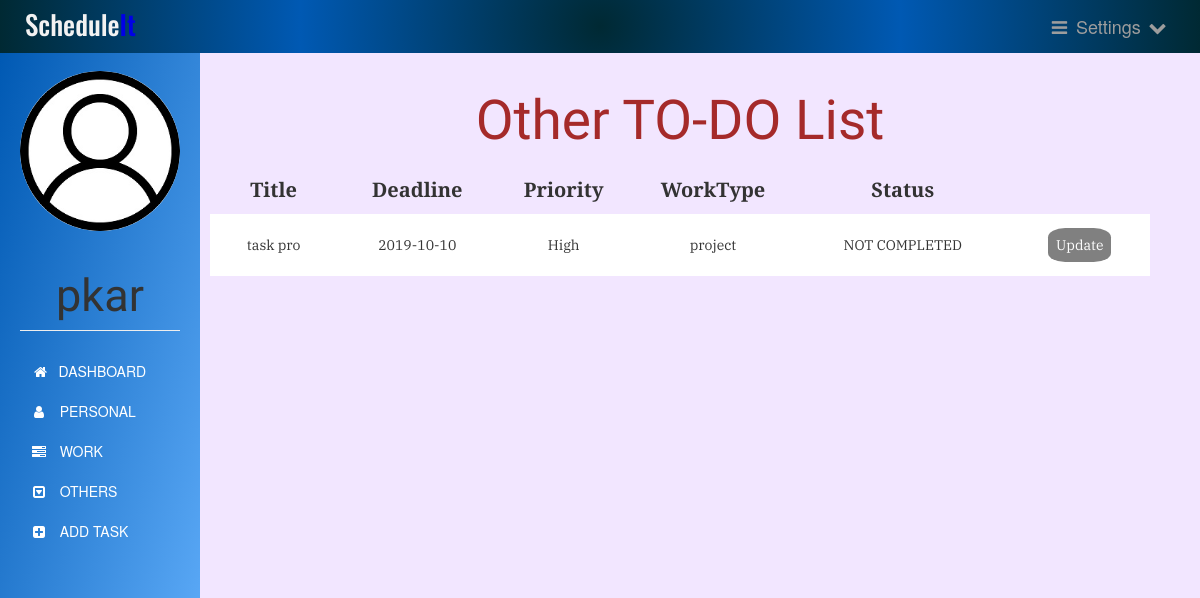
/othertask (signed in), run on an earlier commit of the app's database.
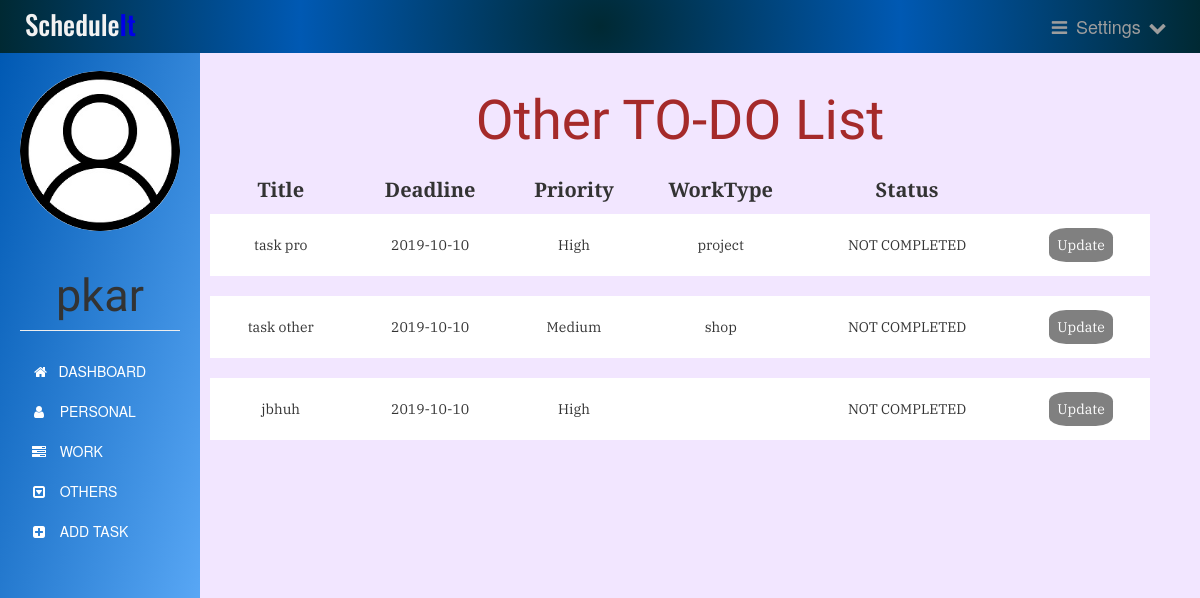
And on a later commit of the database.
### app.py (models this page shows)
class User(UserMixin, db.Model):
    id = db.Column(db.Integer, primary_key=True)
    username = db.Column(db.String(15), unique=True, nullable=False)
    email = db.Column(db.String(50), unique=True, nullable=False)
    password = db.Column(db.String(80), unique=True, nullable=False)
    tasks = db.relationship('Task', backref='author', lazy=True)

class Task(db.Model):
    id = db.Column(db.Integer, primary_key=True)
    title = db.Column(db.Text, nullable=False)
    date = db.Column(db.Date, nullable=False)
    content = db.Column(db.Text, nullable=False)
    WorkType = db.Column(db.Text, nullable=False)
    priority = db.Column(db.Text)
    status = db.Column(db.Text, nullable=False, default='NEW')
    user_id = db.Column(db.Integer, db.ForeignKey('user.id'), nullable=False)

### app.py (the view)
@app.route('/othertask', methods=['GET', 'POST'])
@login_required
def othertask():
    tasks = Task.query.filter_by(user_id=current_user.id)
    return render_template('other.html', tasks=tasks ,name=current_user.username, tdate=date.today())

### app.py (called while the page is built)
@login_manager.user_loader
def load_user(user_id):
    return User.query.get(int(user_id))

### templates/other.html (shortened to what this page needs)
{% extends "bootstrap/base.html" %}
{% block styles %}
{{super()}}
<link rel="stylesheet" href="{{url_for('.static', filename='personal.css')}}">
<link rel="stylesheet" href="https://maxcdn.bootstrapcdn.com/font-awesome/4.7.0/css/font-awesome.min.css">
{% endblock %}
{% block content %}
    <nav class="navbar navbar-inverse navbar-fixed-top">
      <div class="container-fluid">
        <div class="navbar-header">
          <center><h3><span>Schedule</span>It</h3></center>
        </div>
        <div class="navbar-collapse collapse">
          <ul class="nav navbar-nav">
            <li>
              <a  href="#">
                <i class="fa fa-bars fa-fw" aria-hidden="true"></i>
                Settings
                <i class="fa fa-chevron-down fa-fw" aria-hidden="true"></i>
              </a>
            </li>
          </div>
      </div>
    </nav>
    <div class="container-fluid">
      <div class="row">
        <nav class=" sidebar">
          <div class="image img-cir img-120">
            <center>
              <img src="{{url_for('static', filename='user-icon.jpg')}}" width="250" height="200" class="img-responsive"/>
            </center>
            <center>
              <h1 class="page-header">{{ name }}</h1>
            </center>
          </div>
          <div>
            <div class="nav nav-sidebar">
              <ul class="nav nav-sidebar">
                <li >
                  <a class="list-group-item" href="{{ url_for('dashboard') }}">
                    &nbsp;<i class="fa fa-home" aria-hidden="true"></i>&nbsp;&nbsp; DASHBOARD
                  </a>
                </li>
                <li>
                  <a class="list-group-item" href="{{ url_for('personaltask') }}">
                    <i class="fa fa-user fa-fw" aria-hidden="true"></i>&nbsp;&nbsp; PERSONAL
                  </a>
                </li>
                <li>
                  <a class="list-group-item" href="{{ url_for('worktask') }}">
                    <i class="fa fa-tasks fa-fw" aria-hidden="true"></i>&nbsp;&nbsp; WORK
                  </a>
                </li>
                <li>
                  <a class="list-group-item" href="#">
                    <i class="fa fa-caret-square-o-down fa-fw" aria-hidden="true"></i>&nbsp;&nbsp; OTHERS
                  </a>
                </li>
                <li>
                  <a class="list-group-item" href="{{ url_for('addtask') }}">
                    <i class="fa fa-plus-square fa-fw" aria-hidden="true"></i>&nbsp;&nbsp; ADD TASK
                  </a>
                </li>
              </ul>
            </div>
          </div>
        </nav>
        <div class="col-sm-9 col-sm-offset-3 col-md-10 col-md-offset-2 main">
          	<center><h1>Other TO-DO List</h1></center>
          	<table>
              <thead>
            		<tr>
            			<th>Title</th>
            			<th>Deadline</th>
            			<th>Priority</th>
                  <th>WorkType</th>
                  <th>Status</th>
            		</tr>
              </thead>
              <tbody>
            		{% for task in tasks %}
            			{% if task.WorkType != "Work" and task.WorkType != "Personal" %}
            				<tr>
  		          			<td>{{task.title}}</td>
  		          			<td>{{task.date}}</td>
  		          			<td>{{task.priority}}</td>
                      <td>{{task.WorkType}}</td>
                      {% if tdate > task.date and (task.status !="CANCELLED" or task.status !="COMPLETED") %}
                        <td class="status">NOT COMPLETED</td>
                      {% else %}
                        <td class="status">{{task.status}}</td>
                      {% endif %}
                      {% if (task.status == "NEW" or task.status == "IN PROGRESS") and tdate <= task.date %}
                        <td><a href="{{ url_for('update_task', task_id=task.id) }}">Update</a></td>
                      {% else %}
                        <td><a class="arcup" href="#">Update</a></td>
                      {% endif %}
  		          		</tr>
                    <tr class="spacer">
                    <tr>
  		          	{% endif %}
  		        {% endfor %}
            </tbody>
          	</table>
        </div>
      </div>
    </div>
{% endblock %}

### static/personal.css (style rules this page uses)
body { padding-top: 50px; background-color: #f2e6ff; }
.navbar-fixed-top { border: 0; }
.navbar { background-image: radial-gradient(circle, #002933,#0059b3, #002933); }
.navbar-header h3 { font-family: 'Oswald', sans-serif; font-size: 27px; margin: 10px; color: #0000e6; }
.navbar-header span { font-size: 27px; color: #f2f2f2; }
.navbar-collapse ul { float: right; margin: 3px; list-style: none; }
.navbar-collapse ul li { float: left; position: relative; }
.navbar-collapse ul li a { display: block; margin: 0px; padding: 13px; font-size: 18px; text-decoration: none; }
.sidebar { width: 200px; position: fixed; top: 51px; bottom: 0; left: 0; z-index: 1000; display: block; padding: 20px; overflow-x: hidden; overflow-y: auto; background-image: linear-gradient(to bottom right, #0059b3, #66b3ff); }
.sidebar .page-header { font-size: 45px; font-family: 'Tenali Ramakrishna', sans-serif; }
.nav-sidebar { margin-right: -21px; margin-bottom: 20px; margin-left: -20px; }
.nav-sidebar > li > a { padding-right: 20px; padding-left: 50px; }
.nav-sidebar ul li a { background-color: transparent; color: white; border: none; }
.nav-sidebar a { display: none; }
.row img { border-radius: 50%; }
.main { margin-top: 1px; padding: 30px; right: 20px; }
.main h1 { margin-top: 4px; padding: 5px; font-size: 55px; color: brown; font-family: 'Tenali Ramakrishna', sans-serif; text-align: center; }
.main table { width: 100%; }
.main thead tr { font-size: 20px; font-family: 'PT Serif', serif; }
.main tbody tr { background-color: white; font-family: 'IBM Plex Serif', serif; }
.main tbody .spacer { height: 20px; }
.main thead th { padding: 10px; text-align: center; }
.main tbody td { padding: 21px; text-align: center; }
.main tbody td a { text-decoration: none; padding: 8px; background-color: blue; color: white; border-radius: 27%; }
.main .arcup { background-color: grey; }

What changed in the data, as far as the page shows it:
added Task: title "task other", date "2019-10-10", priority "Medium", WorkType "shop", status "NOT COMPLETED"
added Task: title "jbhuh", date "2019-10-10", priority "High", status "NOT COMPLETED"
